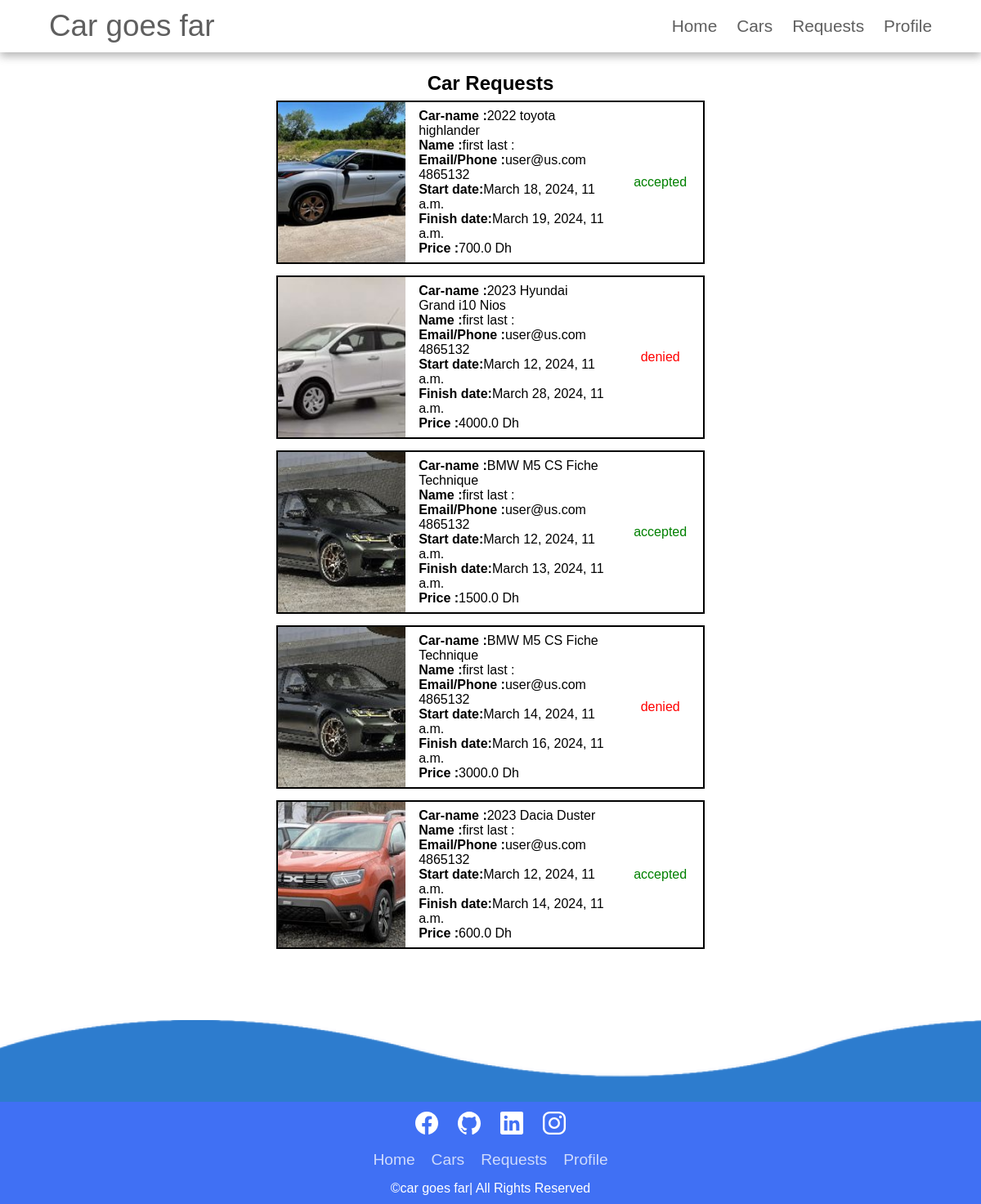
Before: /requests/ (signed in) with the older database file.
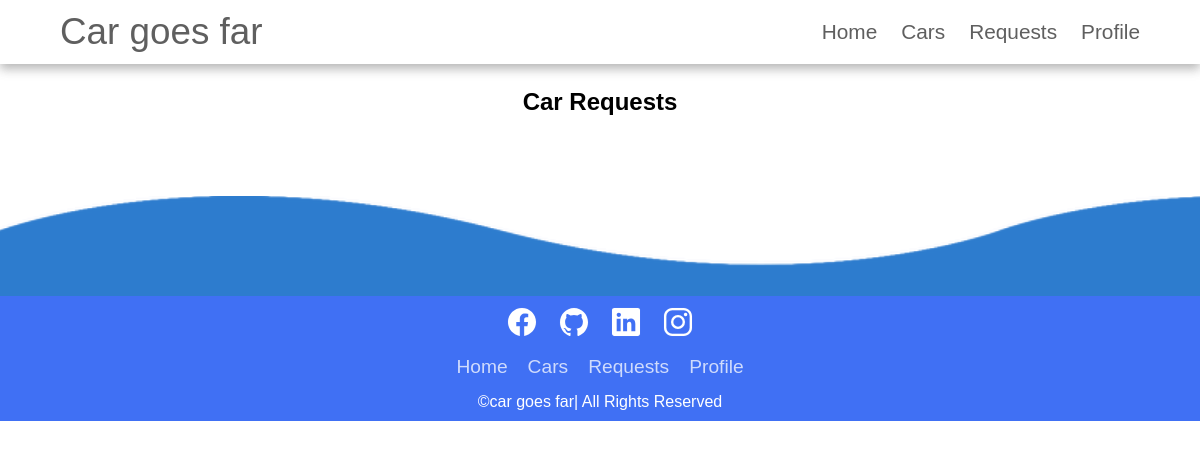
After: the same page with the newer database file.
### carsite/models.py (models this page shows, shortened)
class Car_request(models.Model):
    created_at = models.DateTimeField(default=timezone.now  )
    start_date = models.DateTimeField(default=None,null=True)
    finish_date = models.DateTimeField(default=None,null=True)
    info = models.TextField(default='')
    days_rented = models.FloatField(default=0)
    total_price = models.FloatField(default=0)
    id = models.UUIDField( primary_key = True, unique=True,
         default = uuid.uuid4,  editable = False)
    car = models.ForeignKey(Car , on_delete=models.CASCADE)
    user = models.ForeignKey(User , on_delete=models.CASCADE)
    accepted = models.BooleanField(default=False)
    resolved = models.BooleanField(default=False)

class Car(models.Model):
    carname = models.CharField(max_length=255)
    carburent = models.CharField(max_length=63)
    price_per_day = models.FloatField(default=0)
    plate = models.CharField( max_length=63,unique=True)
    image = models.ImageField(upload_to="media/photos/",default="media/photos/default.png")
    image_2 = models.ImageField(upload_to="media/photos/",blank=True)
    image_3 = models.ImageField(upload_to="media/photos/",blank=True)
    image_4 = models.ImageField(upload_to="media/photos/",blank=True)
    image_5 = models.ImageField(upload_to="media/photos/",blank=True)
    info = models.TextField()
    occupied = models.BooleanField()
    id = models.UUIDField( primary_key = True, unique=True,
         default = uuid.uuid4,  editable = False)
    created_at = models.DateTimeField(auto_now_add=True)
    updated_at = models.DateTimeField(auto_now=True)

### siteuser/models.py (models this page shows, shortened)
class User(AbstractBaseUser, PermissionsMixin):
    email = models.EmailField(blank=True, default='', unique=True)
    fname = models.CharField(max_length=255, blank=True, default='')
    lname =  models.CharField(max_length=255, blank=True, default='')
    phone = models.CharField(max_length=12, blank=True, default='')
    cin = models.CharField(max_length=255, blank=True, default='')
    cin_image = models.ImageField(blank=True,upload_to="media/ids/")
    id = models.UUIDField( primary_key = True,
         default = uuid.uuid4,  editable = False)
    is_active = models.BooleanField(default=True)
    is_superuser = models.BooleanField(default=False)
    is_staff = models.BooleanField(default=False)
    date_joined = models.DateTimeField(default=timezone.now)
    last_login = models.DateTimeField(blank=True, null=True)
    objects = CustomUserManager()
    USERNAME_FIELD = 'email'
    EMAIL_FIELD = 'email'
    REQUIRED_FIELDS = ['phone','cin','fname','lname']
    class Meta:
        verbose_name = 'User'
        verbose_name_plural = 'Users'

### carsite/views.py (the view, shortened to what this page needs)
# urls.py: path('requests/',views.car_request_view,name='requests'),
def car_request_view(request,request_id=None):
    if request.user.is_authenticated :
        car_requests = Car_request.objects.filter(user = request.user).order_by('-created_at')
        return render(request, 'car_requests.html', {'car_requests': car_requests})
    else:
        return redirect('mylogin')

### carsite/templates/car_requests.html (shortened to what this page needs)
{% extends 'base.html' %}
{% block content %}
<div class="request-container">
    <h2>Car Requests</h2>
    <div class="car-rented">
        {% for request in car_requests%}
        <div class="rcard">
                <div class="rcard-img">
                    <img src="{{request.car.image.url}}" alt="{{product.carname}}">
                </div>
                <div class="rcard-content">
                    <ul>
                        <li><strong>Car-name :</strong>{{ request.car.carname }} </li>
                        <li><strong>Name :</strong>{{ request.user.fname }} {{ request.user.lname }} :</strong> {{ request.info }}</li>
                        <li><strong>Email/Phone :</strong>{{ request.user.email }} {{ request.user.phone }}</li>
                        <li><strong>Start date:</strong>{{ request.start_date }}</li>
                        <li><strong>Finish date:</strong>{{ request.finish_date }}</li>
                        <li><strong>Price :</strong>{{ request.total_price}} Dh</li>
                    </ul>
                </div>
                <div class="approval">
                    {% if not request.resolved    %}
                        <div class="rectangle waiting-approval" style="color:#4070F1">waiting-approval</div>
                        {%else%}
                        {% if request.accepted  %}
                            <div class="rectangle accepted" style="color:green;">accepted</div>
                        {%else%}
                            <div class="rectangle unavailable" style="color:red">denied</div>
                        {%endif%}
                    {%endif%}
                </div>
        </div>
        {% endfor %}
    </div>
</div>
{% endblock %}

Changed rows visible on the page:
removed Car_request: car.image (picture), car.carname "2022 toyota highlander", user.fname "first", user.lname "last", user.email "user@us.com", user.phone "4865132", start_date "March 18, 2024, 11 a.m.", finish_date "March 19, 2024, 11 a.m.", total_price "700.0", resolved "accepted"
removed Car_request: car.image (picture), car.carname "2023 Hyundai Grand i10 Nios", user.fname "first", user.lname "last", user.email "user@us.com", user.phone "4865132", start_date "March 12, 2024, 11 a.m.", finish_date "March 28, 2024, 11 a.m.", total_price "4000.0", resolved "denied"
removed Car_request: car.image (picture), car.carname "BMW M5 CS Fiche Technique", user.fname "first", user.lname "last", user.email "user@us.com", user.phone "4865132", start_date "March 12, 2024, 11 a.m.", finish_date "March 13, 2024, 11 a.m.", total_price "1500.0", resolved "accepted"
removed Car_request: car.image (picture), car.carname "BMW M5 CS Fiche Technique", user.fname "first", user.lname "last", user.email "user@us.com", user.phone "4865132", start_date "March 14, 2024, 11 a.m.", finish_date "March 16, 2024, 11 a.m.", total_price "3000.0", resolved "denied"
removed Car_request: car.image (picture), car.carname "2023 Dacia Duster", user.fname "first", user.lname "last", user.email "user@us.com", user.phone "4865132", start_date "March 12, 2024, 11 a.m.", finish_date "March 14, 2024, 11 a.m.", total_price "600.0", resolved "accepted"
